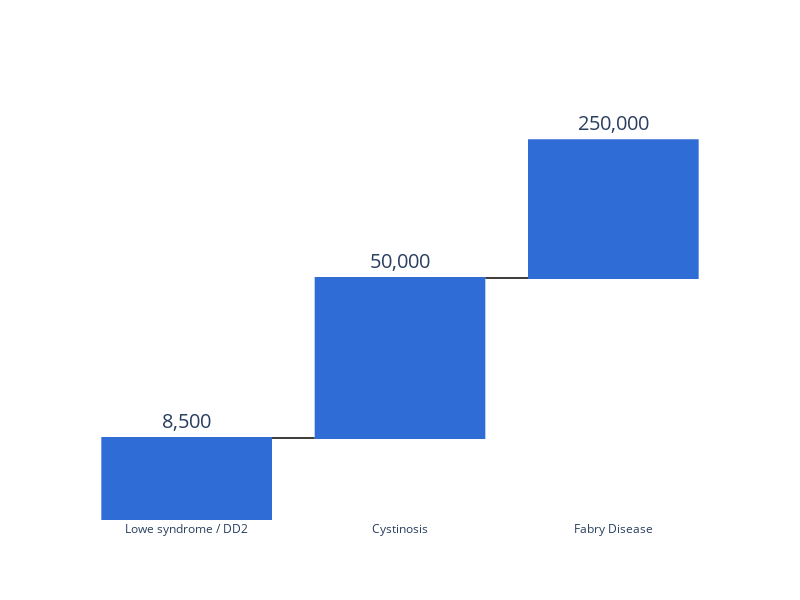

Notebook code cell kept with this figure:
### Code cell
import plotly.graph_objects as go

# Data
diseases = ['Lowe syndrome / DD2', 'Cystinosis', 'Fabry Disease']
patients = [8500, 50000, 250000]

# Format numbers with commas
formatted_patients = [f"{p:,}" for p in patients]

# Create the waterfall chart
fig = go.Figure(go.Waterfall(
    name="Pipeline",
    orientation="v",
    measure=["relative"] * len(diseases),
    x=diseases,
    y=patients,
    connector={"line": {"color": "rgb(63, 63, 63)"}},
    increasing={"marker": {"color": "#2F6CD6"}},
    text=formatted_patients,
    textposition="outside",
    textfont={"size": 20}
))

# Update layout with margin and height adjustments
fig.update_layout(
    showlegend=False,
    yaxis={
        'showticklabels': False,
        'showgrid': False,
        'zeroline': False,
        'range': [3.5, 5.7]  # Adjust log scale range to show full label
    },
    yaxis_type="log",
    paper_bgcolor='rgba(0,0,0,0)',
    plot_bgcolor='rgba(0,0,0,0)',
    width=800,
    height=600,
    margin=dict(t=100)  # Add top margin to accommodate label
)

# Show the figure
fig.show()

# Save the figure
fig.write_image("./output/disease_prevalence_waterfall.png", scale=2, format="png")

### Figure 1 — Plotly figure (JSON) as saved in the notebook; plotly's stock layout.template omitted (floating-point values rounded to 4 significant figures)
{"data": [{"connector": {"line": {"color": "rgb(63, 63, 63)"}}, "increasing": {"marker": {"color": "#2F6CD6"}}, "measure": ["relative", "relative", "relative"], "name": "Pipeline", "orientation": "v", "text": ["8,500", "50,000", "250,000"], "textfont": {"size": 20}, "textposition": "outside", "type": "waterfall", "x": ["Lowe syndrome / DD2", "Cystinosis", "Fabry Disease"], "y": [8500, 50000, 250000]}], "layout": {"height": 600, "margin": {"t": 100}, "paper_bgcolor": "rgba(0,0,0,0)", "plot_bgcolor": "rgba(0,0,0,0)", "showlegend": false, "width": 800, "yaxis": {"range": [3.5, 5.7], "showgrid": false, "showticklabels": false, "type": "log", "zeroline": false}}}
